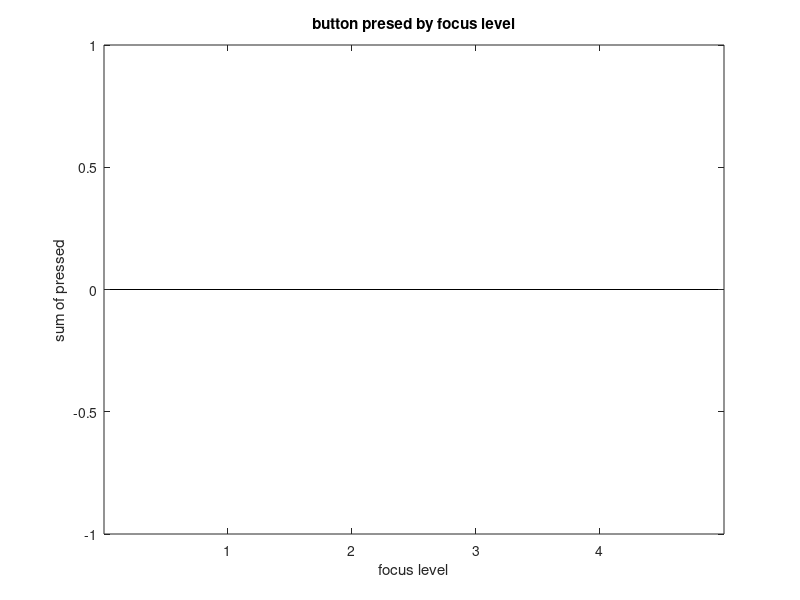

The MATLAB source for this figure:
clear; clc; close all;

%% loading the data
% Avigail's Path
path_data = 'C:\Users\Avigail Makbili\Documents\LunaMind\LunaMind\20-2-22\';
% Anat's path
% path_data = 'G:\My Drive\Oren Shriki\LunaMind\Analyses\DATA\DATA_LunaMind\20-2-22\';
% path_data = 'G:\My Drive\Oren Shriki\LunaMind\Analyses\DATA\DATA_LunaMind\24-2-22\';


% subj_num = [101:112 114:118];
recordings_file = dir('20-2-22');

% prompt = 'Choose frequency range: 1-beta, 2-theta, 3-alpha, 4-delta: ';
% i_freq = input(prompt);
% i_freq = inputdlg(prompt);
% beta 12.5-30Hz
% theta 4-8Hz
% i_freq = 2;
% alpha raw 8-12Hz
% i_freq = 3;
% delta raw 0.5-4Hz
% i_freq = 4;
%     num_freq = 4;
%     elec_names = ["TP9", "AF7", "AF8", "TP10"];
%     x = (raw_data(:,1)-raw_data(1,1)); %time
fs = 256; % Sampling frequency
pressed_focus_level = zeros(length(recordings_file), 4);

for s = 3:length(recordings_file) 
    if length(recordings_file(s).name) > 3 && recordings_file(s).name(1,5) == '_'
        continue
    end
    
    %% loading file
    path_subj = append(path_data, num2str(recordings_file(s).name));
    [eeg_data, raw_data, out_data] = load_files(path_subj);

    %% remove TP electrode
    raw_data = remove_TP(raw_data);

    %% Arrange the data

    % raw data
    raw_data(:,1) = raw_data(:,1) * 1000; % equal the time stamp of out
    sub_elem = raw_data(1,1); % make outstam start with 0
    for i=1:length(raw_data(:,1))
        raw_data(i,1) = (raw_data(i,1)-sub_elem) / fs;
    end

    % out data
    out_data = out_data(2:end, :);
    sub_elem = out_data{1,1};
    for i=1:size(out_data, 1)
        out_data{i,1} = (out_data{i,1} - sub_elem) /fs;
    end

    alpha_raw = create_alpha_raw(raw_data, "alpha");

    %% button pressed and video state
    %     out_button = zeros(1,2);
    out_button = [];
    video_state = zeros(1,3);
    j = 0;
    v = 0;
    for i=1:size(out_data,1)
        if strcmp(out_data{i,3},'button_pressed')
            j = j+1;
            out_button(j,1) = i; %save the row index
            out_button(j,2) = out_data{i,1}; % save the time
            out_button(j,3) = out_data{i,4}; % save the focus level
        end
        if strcmp(out_data{i,3},'video_state')
            v = v+1;
            video_state(v,1) = i; %save the row index
            video_state(v,2) = out_data{i,1}; % save the time
            if strcmp(out_data{i,4},'video_pause')
                video_state(v,3) = 0;
            elseif strcmp(out_data{i,4},'video_play')
                if out_data{i,4} == 'video_play'
                    video_state(v,3) = 1;
                end
            end

        end
    end

    video_state_start_indicies = find(video_state(:,3) == 1);
    video_state_start = video_state(video_state_start_indicies,:);

    % take time sec before and after the press
    ms_time = 200;
%     ms_time = 50; 
    
    % all the data by the class
    before_pressed = zeros(ms_time+1, length(out_button)); % time before the pressed
    after_pressed = zeros(ms_time+1, length(out_button)); % time after the pressed
    after_start_video = zeros(ms_time+1, length(out_button));% time after video play
    
    for b = 1:size(out_button, 1)
        time_preseed_raw_idx = find(alpha_raw > out_button(b,2)); % find the closet bottom pressed idx in raw (1)

        time_play_out_idx = find(video_state_start(:,2) > out_button(b,2)); % find the idx time of the start video after button pressed in out
        time_play_raw_idx = find(alpha_raw > video_state_start(time_play_out_idx(1), 2)); % find the idx time of the start video afeter button pressed in raw

        if time_preseed_raw_idx(1) > ms_time
            before_pressed(:,b) = alpha_raw(time_preseed_raw_idx(1)-ms_time:time_preseed_raw_idx(1),end);
        else
           before_pressed(:,b) = [zeros(ms_time+1-time_preseed_raw_idx(1),1); alpha_raw(1:time_preseed_raw_idx(1),end)];
        end

        if time_play_raw_idx(1)+ms_time < size(alpha_raw, 1)
            after_pressed(:,b) = alpha_raw(time_preseed_raw_idx(1):time_preseed_raw_idx(1)+ms_time,end);
        else
            after_pressed(:,b) = alpha_raw(time_preseed_raw_idx(1):end,end);
        end

        after_start_video(:,b) = alpha_raw(time_play_raw_idx:time_play_raw_idx+ms_time, end);
    end

    before_pressed(isnan(before_pressed))=0;
    after_pressed(isnan(after_pressed))=0;
    %% pressed per focus level
    % 4 focus levles
    if out_button
        for i =1:4
            pressed_focus_level(s,i) = sum(out_button(:,3) == i);
        end
    end
    %% std analsys
    std_win = 8;
    moving_std = movstd(alpha_raw(:,end), std_win);

    figure; plot(moving_std)
    hold on;
%     x_tmp = [time_preseed_raw_idx_vec/PSD_fs ; time_preseed_raw_idx_vec/PSD_fs];
%     y_tmp = [zeros(1,length(time_preseed_raw_idx_vec)) ; max(std_vec)*ones(1,length(time_preseed_raw_idx_vec))];
%     line(x_tmp,y_tmp,'color','r')
%     title('Standard deviation over 1 sec window')
%     xlabel('Time [sec]')
%     ylabel('STD')
%     legend('STD','Button pressed')
    hold off
    %% plot histogram
%     mean_pressed = mean(before_pressed);
%     mean_after_pressed = mean(after_pressed);
% 
%     % edges = 0:0.1:5;
%     All = [before_pressed;after_pressed];
%     edges = 0:max(All(:))/20:max(All(:));
% 
%     if out_button
%         [N_before(s,:), edges_before(s,:), N_after(s,:), edges_after(s,:)] = plot_before_and_after_pressed(recordings_file(s).name, edges, before_pressed, after_pressed, ms_time);
%         Max(s,1) = edges_before(s,(find(N_before(s,:) == max(N_before(s,:)),1,'first'))+1);
% 
%         Max(s,2) = edges_after(s,(find(N_after(s,:) == max(N_after(s,:)),1,'first'))+1);
% 
% 
%         All = [before_pressed;after_start_video];
%         edges = 0:max(All(:))/20:max(All(:));
% 
%         [N_before(s,:),edges_before(s,:), N_resume(s,:), edges_resume(s,:)] = plot_before_pressed_and_after_video_resume(recordings_file(s).name, edges, before_pressed, after_start_video, ms_time);
%         Max(s,3) = edges_resume(s,(find(N_resume(s,:) == max(N_resume(s,:))))+1);
%     end

end

%% calculate mean level
pressed_focus_level_mean = zeros(1,4);
for i=1:4
    pressed_focus_level_mean(1,i) = sum(pressed_focus_level(:,i));
end
bar(pressed_focus_level_mean)
title('button presed by focus level')
xlabel('focus level')
ylabel('sum of pressed')

%% Analyse histogram bin count
% p_befor_after = ranksum(Max(:,1),Max(:,2));
% p_befor_resume = ranksum(Max(:,1),Max(:,3));
